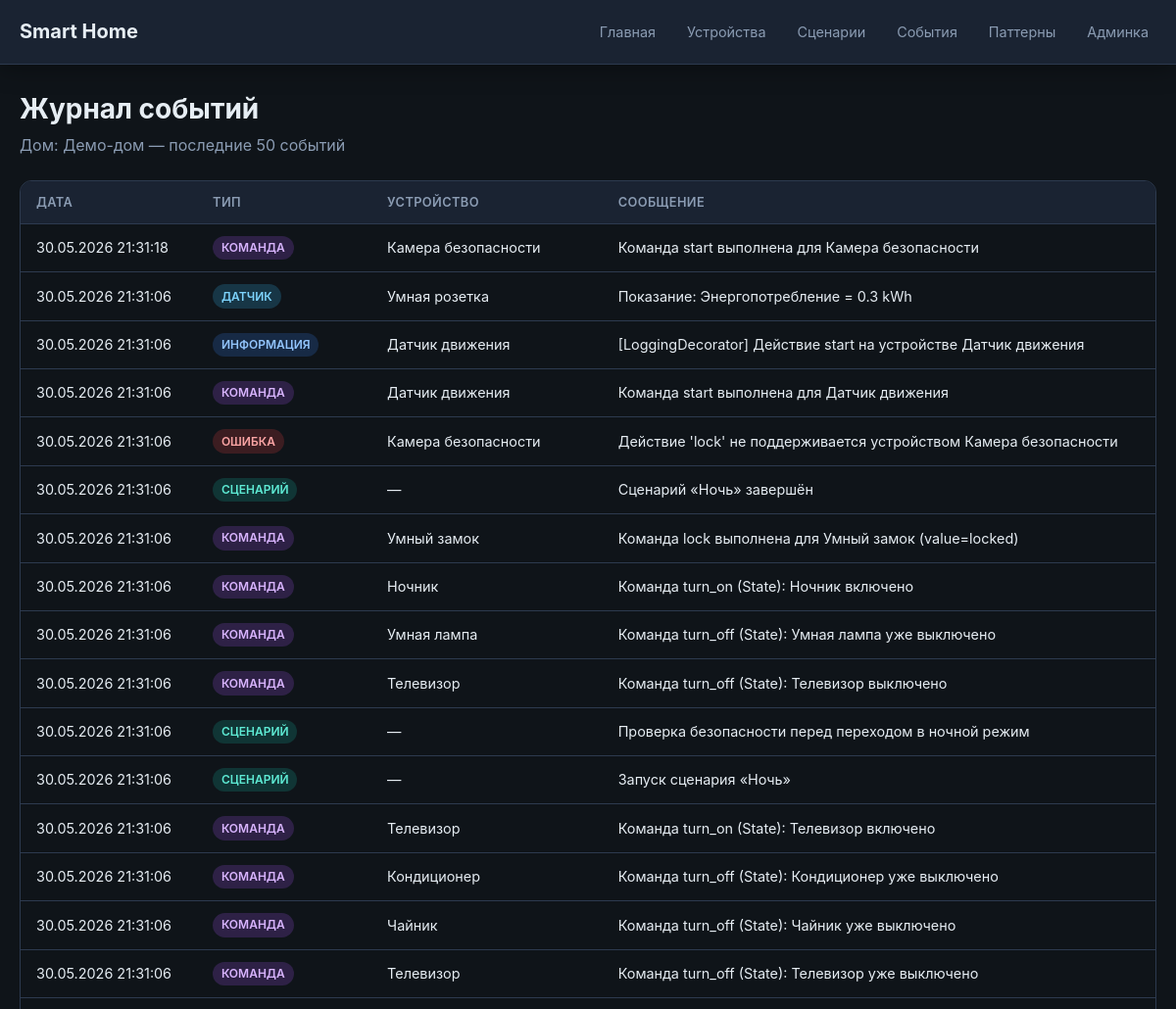
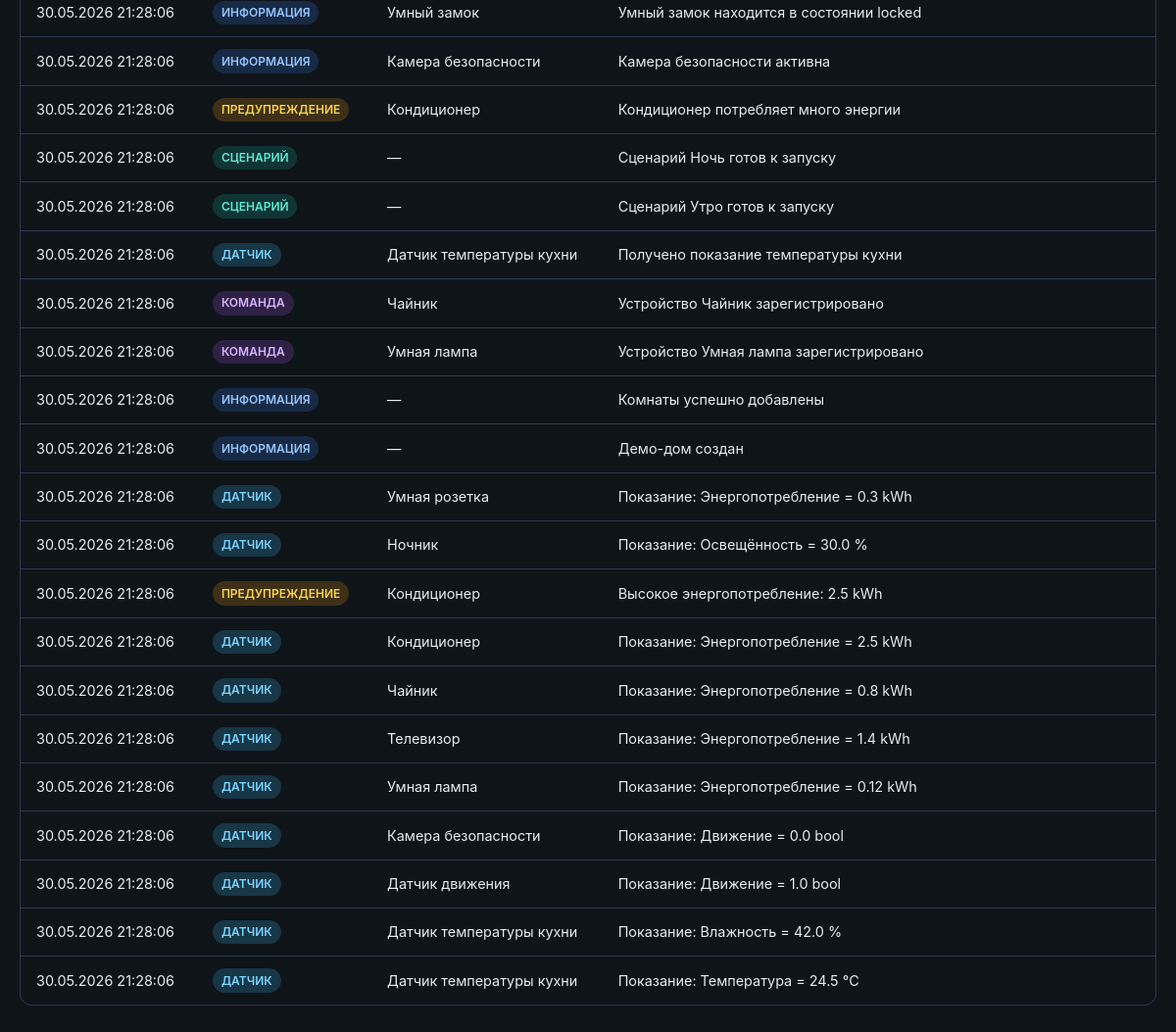
Screenshot of /events/ with the database file from the repository (2 pictures, top to bottom).
### core/models.py (models this page shows, shortened)
class Home(models.Model):
    name = models.CharField(max_length=100)
    address = models.CharField(max_length=255, blank=True)
    created_at = models.DateTimeField(auto_now_add=True)
    class Meta:
        verbose_name = "Дом"
        verbose_name_plural = "Дома"
        ordering = ["name"]

class EventLog(models.Model):
    class EventType(models.TextChoices):
        INFO = "info", "Информация"
        COMMAND = "command", "Команда"
        WARNING = "warning", "Предупреждение"
        ERROR = "error", "Ошибка"
        SCENARIO = "scenario", "Сценарий"
        SENSOR = "sensor", "Датчик"
    home = models.ForeignKey(
        Home,
        related_name="events",
        on_delete=models.CASCADE,
    )
    device = models.ForeignKey(
        Device,
        related_name="events",
        on_delete=models.SET_NULL,
        null=True,
        blank=True,
    )
    event_type = models.CharField(
        max_length=20,
        choices=EventType.choices,
        default=EventType.INFO,
    )
    message = models.TextField()
    created_at = models.DateTimeField(auto_now_add=True)
    class Meta:
        verbose_name = "Событие"
        verbose_name_plural = "Журнал событий"
        ordering = ["-created_at"]

class Device(models.Model):
    class DeviceType(models.TextChoices):
        LIGHT = "light", "Освещение"
        CLIMATE = "climate", "Климат"
        SECURITY = "security", "Безопасность"
        KITCHEN = "kitchen", "Кухня"
        SENSOR = "sensor", "Датчик"
        MEDIA = "media", "Медиа"
        OTHER = "other", "Другое"
    class Status(models.TextChoices):
        OFF = "off", "Выключено"
        ON = "on", "Включено"
        ERROR = "error", "Ошибка"
        MAINTENANCE = "maintenance", "Обслуживание"
    room = models.ForeignKey(
        Room,
        related_name="devices",
        on_delete=models.CASCADE,
    )
    name = models.CharField(max_length=100)
    device_type = models.CharField(
        max_length=20,
        choices=DeviceType.choices,
        default=DeviceType.OTHER,
    )
    status = models.CharField(
        max_length=20,
        choices=Status.choices,
        default=Status.OFF,
    )
    value = models.CharField(max_length=100, blank=True, default="")
    power_watts = models.PositiveIntegerField(default=0)
    is_active = models.BooleanField(default=True)
    created_at = models.DateTimeField(auto_now_add=True)
    updated_at = models.DateTimeField(auto_now=True)
    class Meta:
        verbose_name = "Устройство"
        verbose_name_plural = "Устройства"
        ordering = ["room", "name"]

### core/views.py (the view)
# urls.py: path("events/", views.events_view, name="events"),
def events_view(request):
    home = _get_demo_home()
    events = (
        EventLog.objects.filter(home=home)
        .select_related("device")
        .order_by("-created_at")[:50]
        if home
        else EventLog.objects.none()
    )
    return render(
        request,
        "core/events.html",
        {"home": home, "no_data": home is None, "events": events},
    )

### core/views.py (called while the page is built)
def _get_demo_home() -> Home | None:
    return Home.objects.first()

### core/templates/core/events.html (shortened to what this page needs)
{% extends "core/base.html" %}
{% block content %}
<h1 class="page-title">Журнал событий</h1>
{% if no_data %}
<div class="alert">
  Демо-данные не найдены. Запустите:
  <code>python manage.py seed_smart_home</code>
</div>
{% else %}
<p class="page-subtitle">Дом: {{ home.name }} — последние 50 событий</p>
<div class="table-wrap">
  <table class="data-table">
    <thead>
      <tr>
        <th>Дата</th>
        <th>Тип</th>
        <th>Устройство</th>
        <th>Сообщение</th>
      </tr>
    </thead>
    <tbody>
      {% for event in events %}
      <tr>
        <td>{{ event.created_at|date:"d.m.Y H:i:s" }}</td>
        <td><span class="badge badge-{{ event.event_type }}">{{ event.get_event_type_display }}</span></td>
        <td>{{ event.device.name|default:"—" }}</td>
        <td>{{ event.message }}</td>
      </tr>
      {% empty %}
      <tr>
        <td colspan="4">Событий пока нет.</td>
      </tr>
      {% endfor %}
    </tbody>
  </table>
</div>
{% endif %}
{% endblock %}

### core/static/core/styles.css (style rules this page uses)
:root { --bg: #0f1419; --bg-card: #1a2332; --bg-hover: #243044; --border: #2d3a4f; --text: #e6edf3; --text-muted: #8b9cb3; --accent: #3b82f6; --accent-hover: #2563eb; --success: #22c55e; --error: #ef4444; --warning: #f59e0b; --radius: 12px; --shadow: 0 4px 24px rgba(0, 0, 0, 0.35); }
* { box-sizing: border-box; }
body { margin: 0; font-family: -apple-system, BlinkMacSystemFont, "Segoe UI", Roboto, sans-serif; background: var(--bg); color: var(--text); line-height: 1.5; min-height: 100vh; }
.page-title { font-size: 1.75rem; font-weight: 700; margin: 0 0 0.25rem; }
.page-subtitle { color: var(--text-muted); margin: 0 0 1.5rem; }
.badge { display: inline-block; padding: 0.2rem 0.55rem; font-size: 0.75rem; font-weight: 600; border-radius: 999px; text-transform: uppercase; }
.badge-error { background: rgba(239, 68, 68, 0.2); color: #fca5a5; }
.badge-info { background: rgba(59, 130, 246, 0.2); color: #93c5fd; }
.badge-command { background: rgba(168, 85, 247, 0.2); color: #d8b4fe; }
.badge-warning { background: rgba(245, 158, 11, 0.2); color: #fcd34d; }
.badge-scenario { background: rgba(20, 184, 166, 0.2); color: #5eead4; }
.badge-sensor { background: rgba(56, 189, 248, 0.2); color: #7dd3fc; }
.table-wrap { overflow-x: auto; border-radius: var(--radius); border: 1px solid var(--border); margin-bottom: 1.5rem; }
table.data-table { width: 100%; border-collapse: collapse; font-size: 0.9rem; }
table.data-table th, table.data-table td { padding: 0.75rem 1rem; text-align: left; border-bottom: 1px solid var(--border); }
table.data-table th { background: var(--bg-card); color: var(--text-muted); font-weight: 600; font-size: 0.8rem; text-transform: uppercase; letter-spacing: 0.03em; }
table.data-table tr:last-child td { border-bottom: none; }

### rows the page displays
Home: name "Демо-дом"
EventLog: created_at "30.05.2026 21:31:18", event_type "КОМАНДА", device.name "Камера безопасности", message "Команда start выполнена для Камера безопасности"
EventLog: created_at "30.05.2026 21:31:06", event_type "ДАТЧИК", device.name "Умная розетка", message "Показание: Энергопотребление = 0.3 kWh"
EventLog: created_at "30.05.2026 21:31:06", event_type "ИНФОРМАЦИЯ", device.name "Датчик движения", message "[LoggingDecorator] Действие start на устройстве Датчик движения"
EventLog: created_at "30.05.2026 21:31:06", event_type "КОМАНДА", device.name "Датчик движения", message "Команда start выполнена для Датчик движения"
EventLog: created_at "30.05.2026 21:31:06", event_type "ОШИБКА", device.name "Камера безопасности", message "Действие 'lock' не поддерживается устройством Камера безопасности"
EventLog: created_at "30.05.2026 21:31:06", event_type "СЦЕНАРИЙ", device.name "—", message "Сценарий «Ночь» завершён"
EventLog: created_at "30.05.2026 21:31:06", event_type "КОМАНДА", device.name "Умный замок", message "Команда lock выполнена для Умный замок (value=locked)"
EventLog: created_at "30.05.2026 21:31:06", event_type "КОМАНДА", device.name "Ночник", message "Команда turn_on (State): Ночник включено"
EventLog: created_at "30.05.2026 21:31:06", event_type "КОМАНДА", device.name "Умная лампа", message "Команда turn_off (State): Умная лампа уже выключено"
EventLog: created_at "30.05.2026 21:31:06", event_type "КОМАНДА", device.name "Телевизор", message "Команда turn_off (State): Телевизор выключено"
EventLog: created_at "30.05.2026 21:31:06", event_type "СЦЕНАРИЙ", device.name "—", message "Проверка безопасности перед переходом в ночной режим"
EventLog: created_at "30.05.2026 21:31:06", event_type "СЦЕНАРИЙ", device.name "—", message "Запуск сценария «Ночь»"
EventLog: created_at "30.05.2026 21:31:06", event_type "КОМАНДА", device.name "Телевизор", message "Команда turn_on (State): Телевизор включено"
EventLog: created_at "30.05.2026 21:31:06", event_type "КОМАНДА", device.name "Кондиционер", message "Команда turn_off (State): Кондиционер уже выключено"
EventLog: created_at "30.05.2026 21:31:06", event_type "КОМАНДА", device.name "Чайник", message "Команда turn_off (State): Чайник уже выключено"
EventLog: created_at "30.05.2026 21:31:06", event_type "КОМАНДА", device.name "Телевизор", message "Команда turn_off (State): Телевизор уже выключено"
EventLog: created_at "30.05.2026 21:28:06", event_type "ИНФОРМАЦИЯ", device.name "Умный замок", message "Умный замок находится в состоянии locked"
EventLog: created_at "30.05.2026 21:28:06", event_type "ИНФОРМАЦИЯ", device.name "Камера безопасности", message "Камера безопасности активна"
EventLog: created_at "30.05.2026 21:28:06", event_type "ПРЕДУПРЕЖДЕНИЕ", device.name "Кондиционер", message "Кондиционер потребляет много энергии"
EventLog: created_at "30.05.2026 21:28:06", event_type "СЦЕНАРИЙ", device.name "—", message "Сценарий Ночь готов к запуску"
EventLog: created_at "30.05.2026 21:28:06", event_type "СЦЕНАРИЙ", device.name "—", message "Сценарий Утро готов к запуску"
EventLog: created_at "30.05.2026 21:28:06", event_type "ДАТЧИК", device.name "Датчик температуры кухни", message "Получено показание температуры кухни"
EventLog: created_at "30.05.2026 21:28:06", event_type "КОМАНДА", device.name "Чайник", message "Устройство Чайник зарегистрировано"
EventLog: created_at "30.05.2026 21:28:06", event_type "КОМАНДА", device.name "Умная лампа", message "Устройство Умная лампа зарегистрировано"
EventLog: created_at "30.05.2026 21:28:06", event_type "ИНФОРМАЦИЯ", device.name "—", message "Комнаты успешно добавлены"
EventLog: created_at "30.05.2026 21:28:06", event_type "ИНФОРМАЦИЯ", device.name "—", message "Демо-дом создан"
EventLog: created_at "30.05.2026 21:28:06", event_type "ДАТЧИК", device.name "Умная розетка", message "Показание: Энергопотребление = 0.3 kWh"
EventLog: created_at "30.05.2026 21:28:06", event_type "ДАТЧИК", device.name "Ночник", message "Показание: Освещённость = 30.0 %"
EventLog: created_at "30.05.2026 21:28:06", event_type "ПРЕДУПРЕЖДЕНИЕ", device.name "Кондиционер", message "Высокое энергопотребление: 2.5 kWh"
EventLog: created_at "30.05.2026 21:28:06", event_type "ДАТЧИК", device.name "Кондиционер", message "Показание: Энергопотребление = 2.5 kWh"
EventLog: created_at "30.05.2026 21:28:06", event_type "ДАТЧИК", device.name "Чайник", message "Показание: Энергопотребление = 0.8 kWh"
EventLog: created_at "30.05.2026 21:28:06", event_type "ДАТЧИК", device.name "Телевизор", message "Показание: Энергопотребление = 1.4 kWh"
EventLog: created_at "30.05.2026 21:28:06", event_type "ДАТЧИК", device.name "Умная лампа", message "Показание: Энергопотребление = 0.12 kWh"
EventLog: created_at "30.05.2026 21:28:06", event_type "ДАТЧИК", device.name "Камера безопасности", message "Показание: Движение = 0.0 bool"
EventLog: created_at "30.05.2026 21:28:06", event_type "ДАТЧИК", device.name "Датчик движения", message "Показание: Движение = 1.0 bool"
EventLog: created_at "30.05.2026 21:28:06", event_type "ДАТЧИК", device.name "Датчик температуры кухни", message "Показание: Влажность = 42.0 %"
EventLog: created_at "30.05.2026 21:28:06", event_type "ДАТЧИК", device.name "Датчик температуры кухни", message "Показание: Температура = 24.5 °C"
